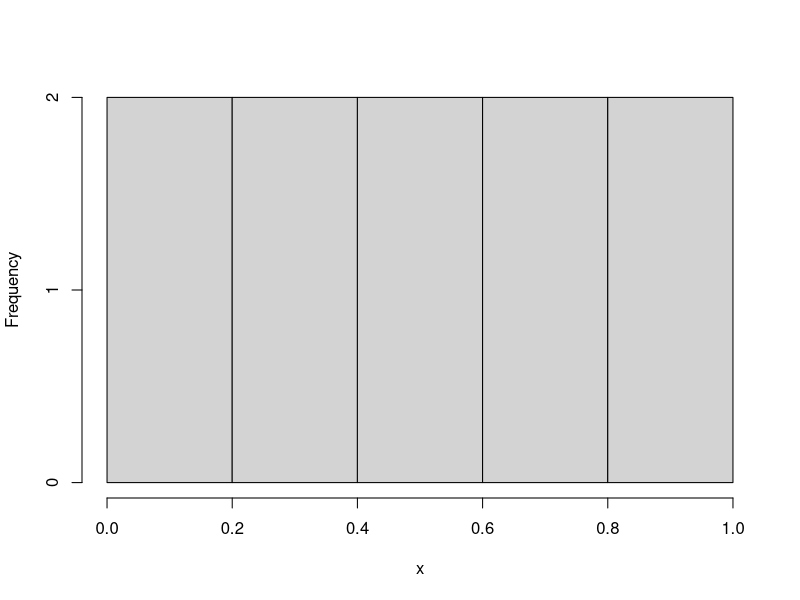
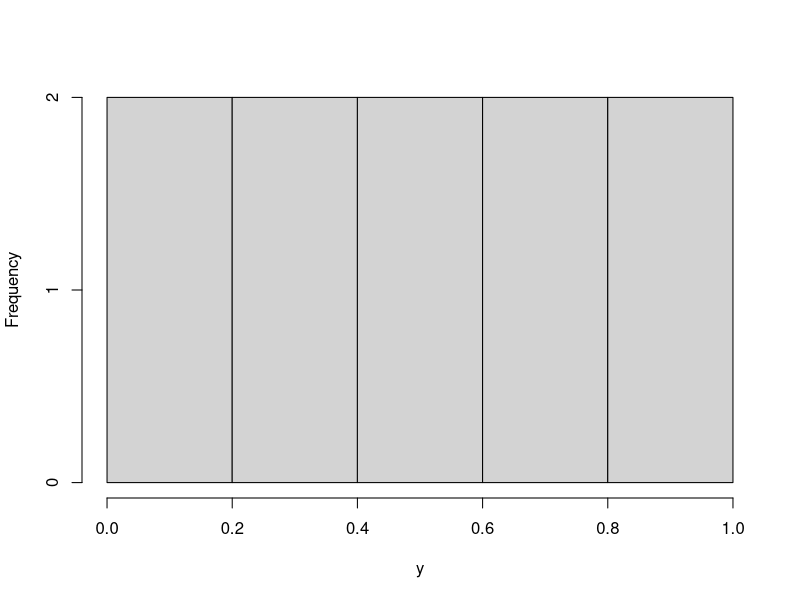
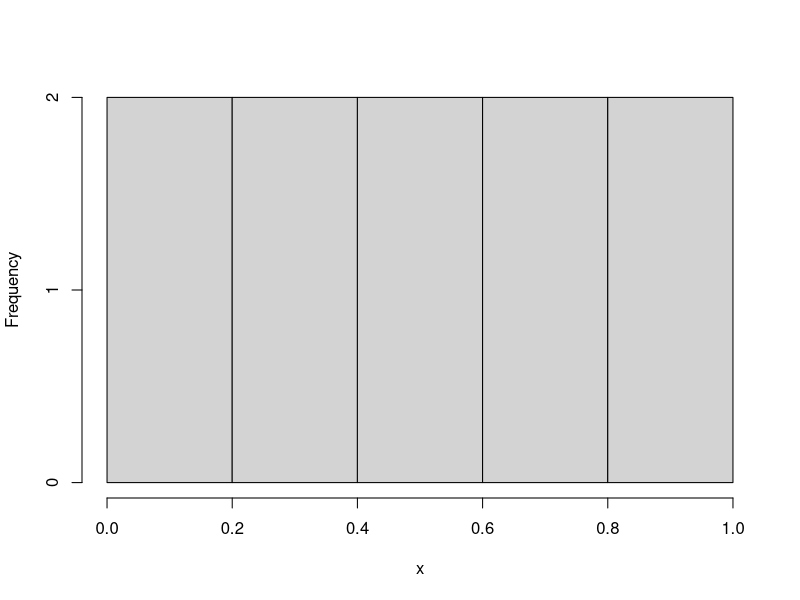
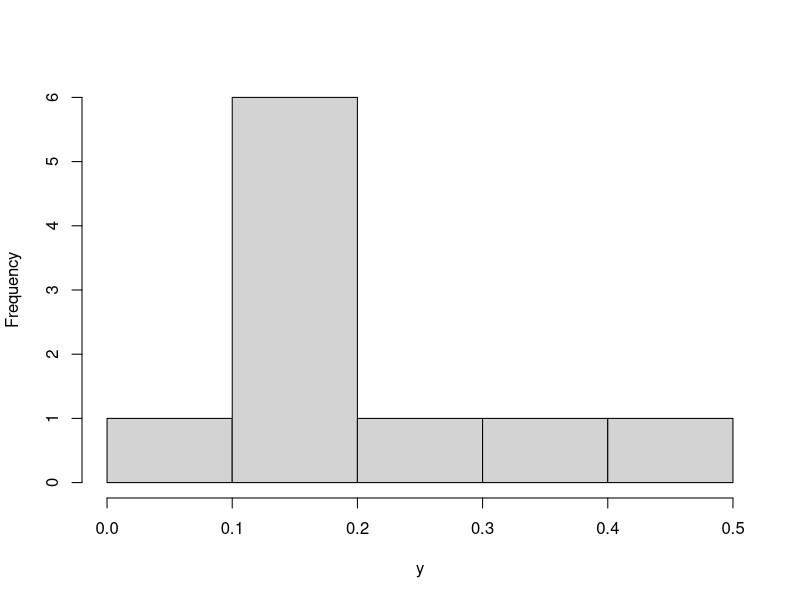
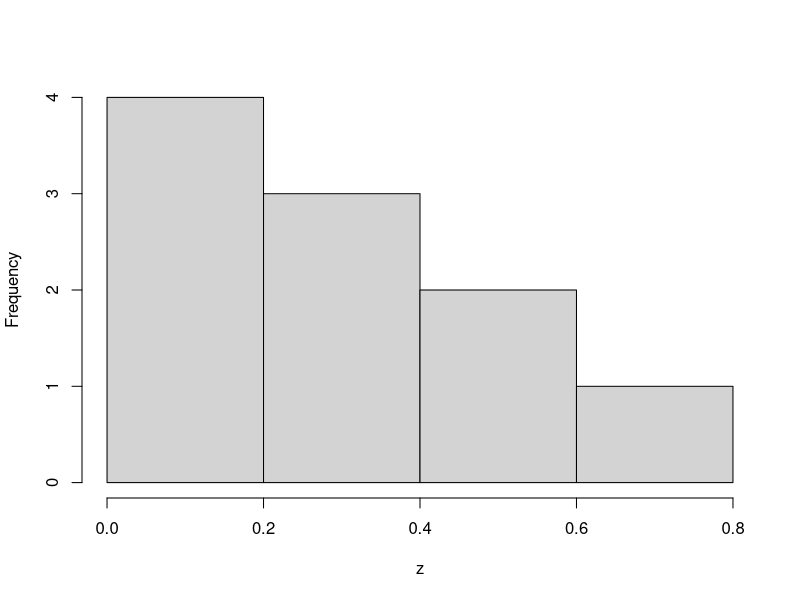
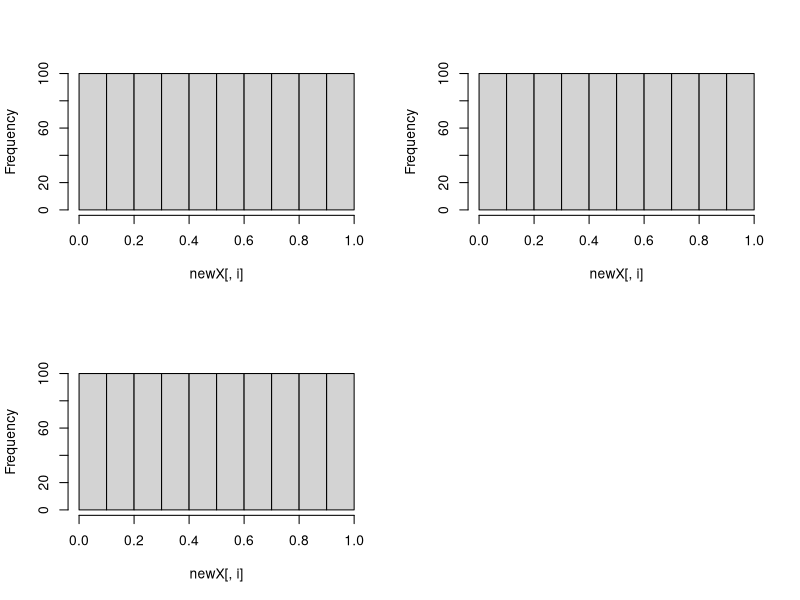
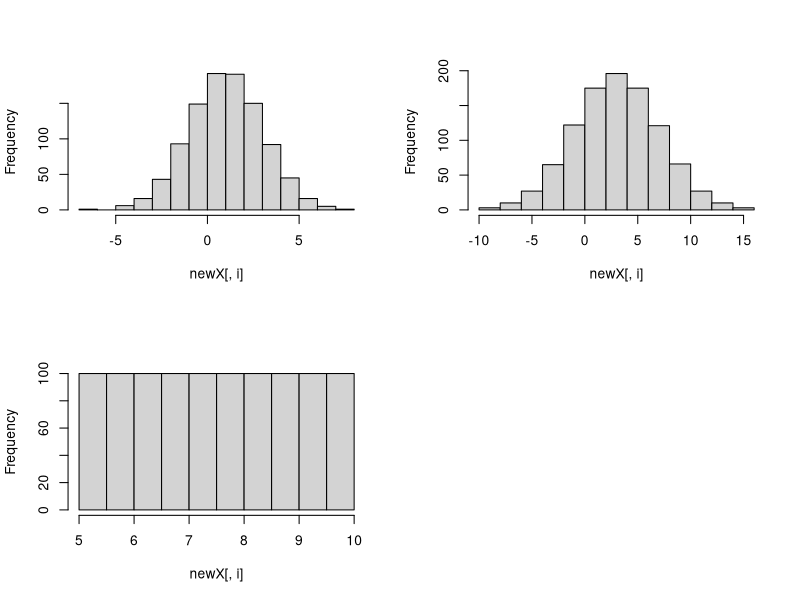
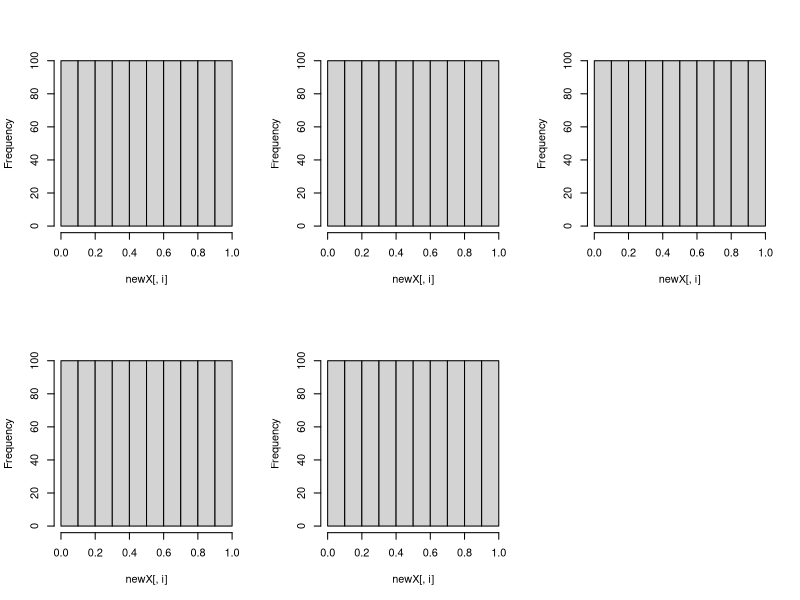

Source code (R) for these figures, in order:
## ---- chunk 1
knitr::opts_chunk$set(
  collapse = TRUE,
  comment = "#>"
)
require(lhs)
## ---- chunk 2
a <- (1:10) 
b <- (20:30) 
dataGrid <- expand.grid(a, b)
## ---- chunk 3
X <- randomLHS(22, 2) 
X[,1] <- 1 + 9*X[,1] 
X[,2] <- 20 + 10*X[,2] 

# OR 

Y <- randomLHS(22, 2) 
Y[,1] <- qunif(Y[,1], 1, 9) 
Y[,2] <- qunif(Y[,2], 20, 30) 

head(X)
head(Y)
## ---- chunk 4
a <- c(sample(1:3,1), sample(4:6, 1), sample(7:9, 1)) 
b <- c(sample(21:24,1), sample(25:28, 1), sample(29:32,1))
## ---- chunk 5
integerLHS <- function(n, intGroups) 
{ 
  stopifnot(all(lapply(intGroups, function(X) length(X) %% n) == 0)) 
  stopifnot(require(lhs)) 
  stopifnot(is.list(intGroups)) 
  ranges <- lapply(intGroups, function(X) max(X) - min(X)) 
  A <- matrix(nrow = n, ncol = length(intGroups)) 
  for (j in 1:length(ranges)) 
  { 
    sequ <- order(runif(n)) 
    if (length(intGroups[[1]]) > 1) 
    { 
      spacing <- intGroups[[j]][2] - intGroups[[j]][1] 
    } else stop("must have more than 1 intGroup") 
    for (k in 1:n) 
    { 
      i <- sequ[k] 
      a <- min(intGroups[[j]]) + (i - 1)*(ranges[[j]] + spacing)/n 
      b <- min(intGroups[[j]]) + i*(ranges[[j]] + spacing)/n - 1 
      if (a < b) 
      { 
        A[k,j] <- sample(seq(a,b,spacing), 1) 
      } else if (a == b) 
      { 
        A[k,j] <- a 
      } else stop("error") 
    } 
  } 
  return(A) 
} 

integerLHS(10, list(1:10, 31:40)) 
integerLHS(5, list(1:10, 31:40)) 
integerLHS(2, list(1:10, 31:40)) 
integerLHS(5, list(1:20, 31:60, 101:115)) 
integerLHS(5, list(seq(2,20,2), 31:60, 101:115)) 
## ---- chunk 6
x <- seq(0.05, 0.95, length = 10) 
y <- 1 - x 
all.equal(x + y, rep(1, length(x))) 
hist(x, main = "") 
hist(y, main = "") 
## ---- chunk 7
x <- seq(0.05, 0.95, length = 10) 
y <- runif(length(x), 0, 1 - x) 
z <- 1 - x - y 
hist(x, main = "") 
hist(y, main = "") 
hist(z, main = "") 
## ---- chunk 8
N <- 1000 
x <- randomLHS(N, 3) 
y <- x 
y[,1] <- qnorm(x[,1], 1, 2) 
y[,2] <- qnorm(x[,2], 3, 4) 
y[,3] <- qunif(x[,3], 5, 10) 

par(mfrow = c(2,2)) 
dummy <- apply(x, 2, hist, main = "") 

par(mfrow = c(2,2)) 
dummy <- apply(y, 2, hist, main = "") 
## ---- chunk 9
x <- randomLHS(N, 5) 
y <- x 
y[,1] <- x[,1]/rowSums(x[,1:3]) 
y[,2] <- x[,2]/rowSums(x[,1:3]) 
y[,3] <- x[,3]/rowSums(x[,1:3]) 
y[,4] <- x[,4] 
y[,5] <- x[,5] 

par(mfrow = c(2,3)) 
dummy <- apply(x, 2, hist, main = "") 

par(mfrow = c(2,3)) 
dummy <- apply(y, 2, hist, main = "") 

all.equal(rowSums(y[,1:3]), rep(1, nrow(y))) 
## ---- chunk 10
par(mfrow = c(1,1)) 
pairs(x) 
pairs(y, col = "red") 
## ---- chunk 11
N <- 10 
x <- randomLHS(N, 5) 
y <- x 
y[,1] <- x[,1]/rowSums(x[,1:3]) 
y[,2] <- x[,2]/rowSums(x[,1:3]) 
y[,3] <- x[,3]/rowSums(x[,1:3]) 
y[,4] <- x[,4] 
y[,5] <- x[,5] 

pairs(x) 
pairs(y, col = "red") 
